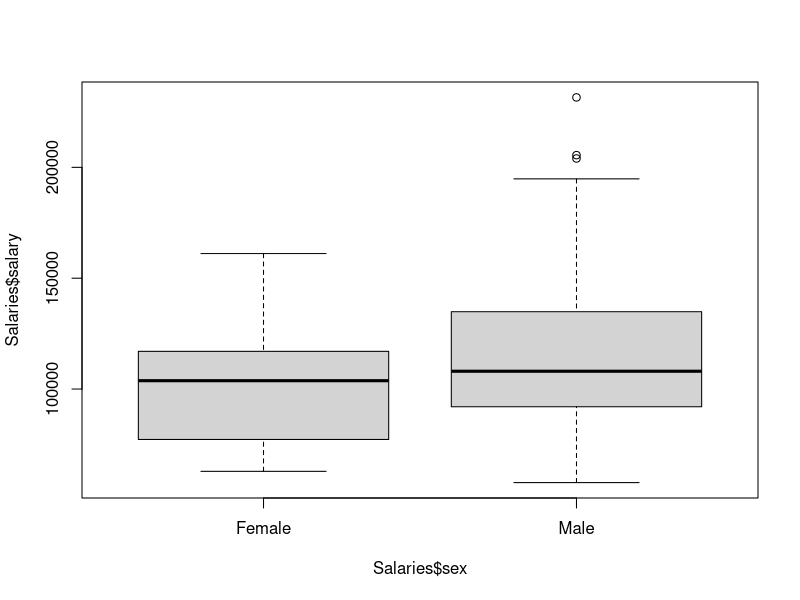
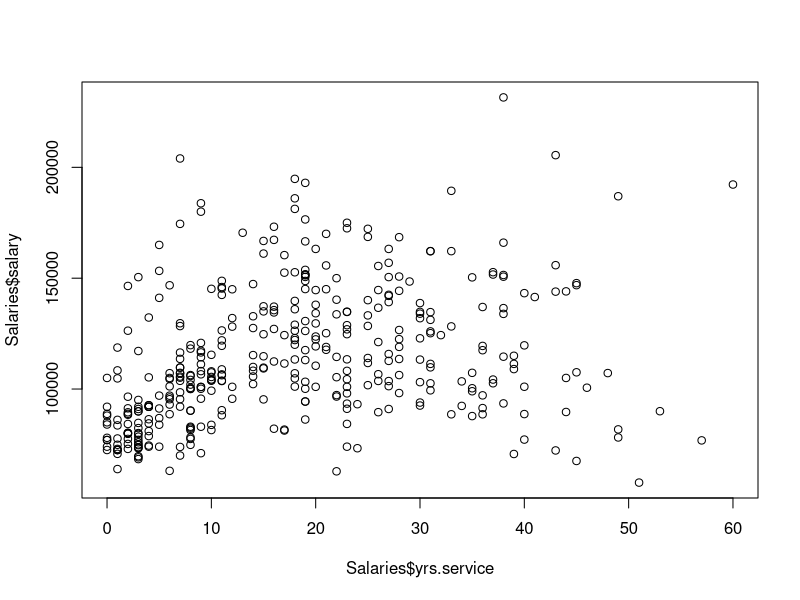
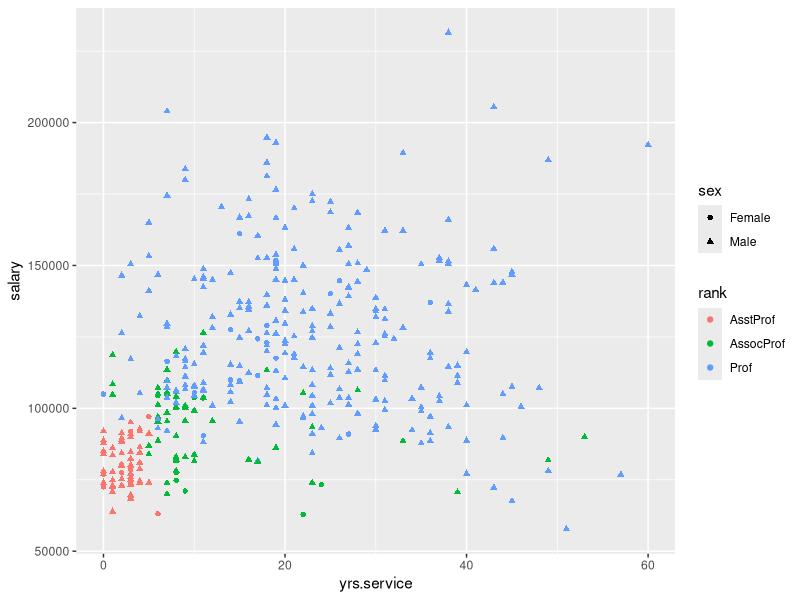
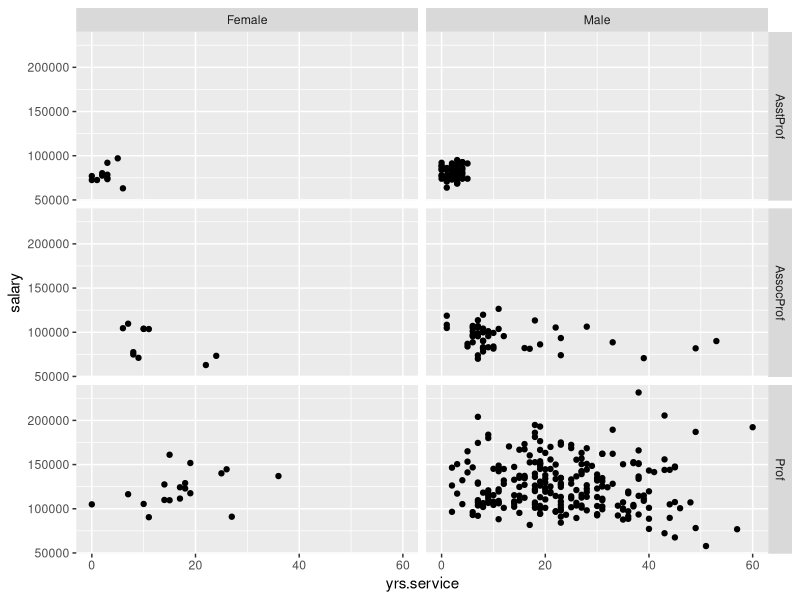
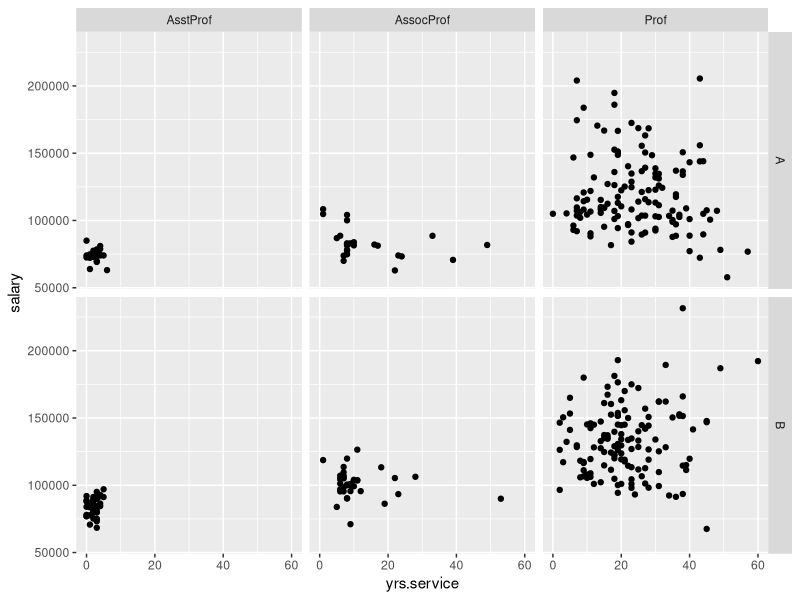
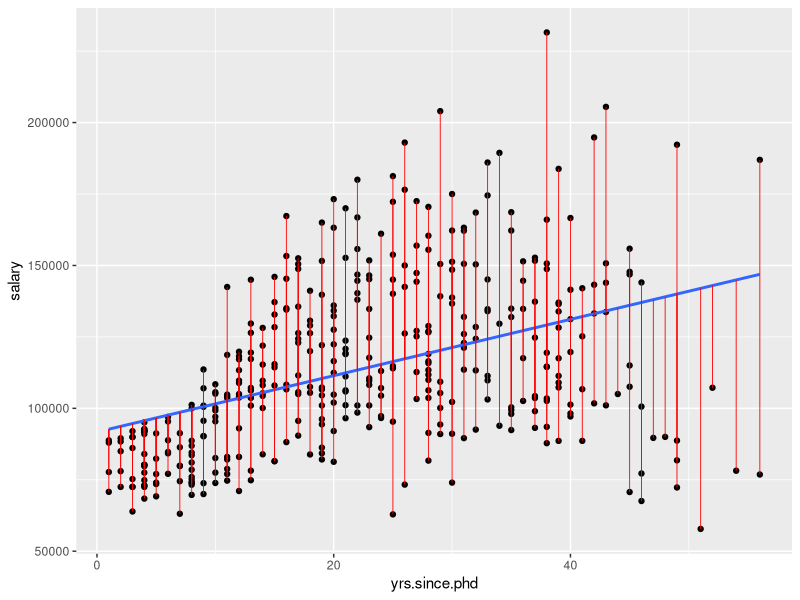
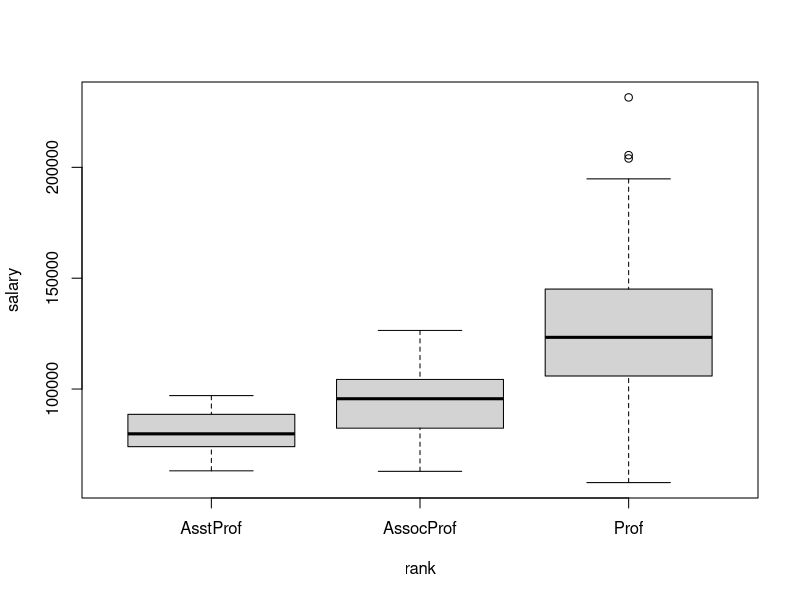

Write the R code that produced these figures, in order.
## ---- chunk 1
knitr::opts_chunk$set(echo = TRUE)
## ---- chunk 2
library(carData)
library(tidyverse)
library(broom)
## ---- chunk 3
Salaries %>% group_by(sex) %>% summarise(Number = n(), Mean = mean(salary), Median = median(salary), SD = sd(salary), IQR = IQR(salary))
boxplot(Salaries$salary~Salaries$sex)
## ---- chunk 4
model <- lm(Salaries$yrs.service~Salaries$salary)
summary(model)
anova(model)
plot(Salaries$yrs.service, Salaries$salary)
abline(model)
## ---- chunk 5
ggplot(data = Salaries) +
  geom_point(mapping = aes(x = yrs.service, y = salary, color = rank, shape = sex))

ggplot(data = Salaries) +
  geom_point(mapping = aes(x = yrs.service, y = salary)) +
  facet_grid(rank ~ sex)

ggplot(data = Salaries) +
  geom_point(mapping = aes(x = yrs.service, y = salary)) +
  facet_grid(discipline ~ rank)
## ---- chunk 6
model <- lm(salary ~ yrs.since.phd, data = Salaries)

model.diag.metrics <- augment(model)

ggplot(model.diag.metrics, aes(yrs.since.phd, salary)) +
  geom_point() +
  stat_smooth(method = lm, se = FALSE) +
  geom_segment(aes(xend = yrs.since.phd, yend = .fitted), color = "red", size = 0.3)

## ---- chunk 7
attach(Salaries)
model1 <- lm(salary~yrs.service) #lm(prediction, predictor)
summary(model1)
model2 <- lm(salary~rank)
summary(model2)
model3 <- lm(salary~yrs.service*rank)
summary(model3)
model4 <- lm(salary~yrs.since.phd)
summary(model4)
model5 <- lm(salary~sex*rank)
summary(model5)
## ---- chunk 8
boxplot(salary~rank)
Salaries %>% group_by(rank) %>% summarise(num = n(), mean = mean(salary), median = median(salary), sd = sd(salary), IQR = IQR(salary))
